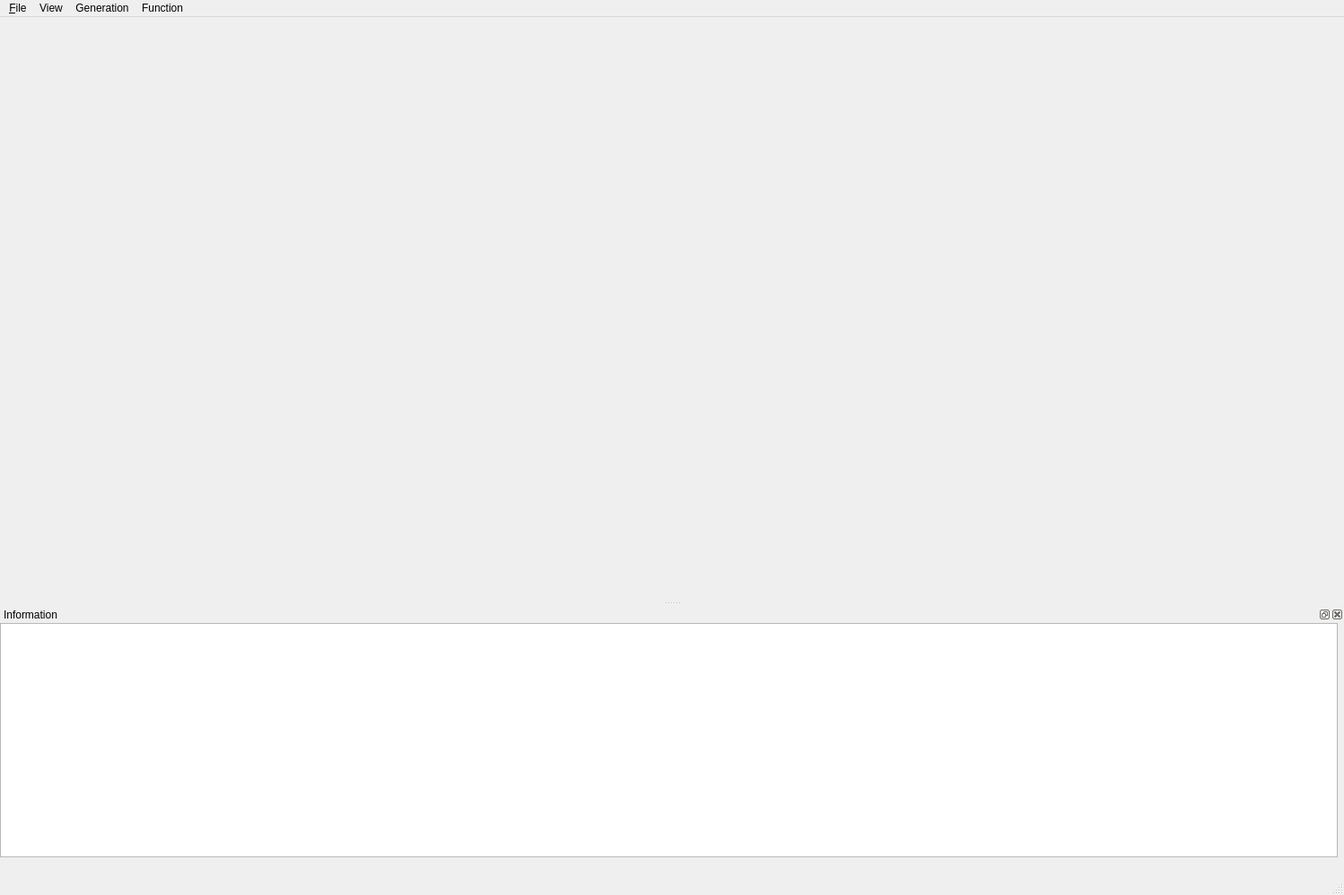
<?xml version="1.0" encoding="UTF-8"?>
<ui version="4.0">
 <class>MainWindow</class>
 <widget class="QMainWindow" name="MainWindow">
  <property name="geometry">
   <rect>
    <x>0</x>
    <y>0</y>
    <width>1498</width>
    <height>997</height>
   </rect>
  </property>
  <property name="sizePolicy">
   <sizepolicy hsizetype="Expanding" vsizetype="Expanding">
    <horstretch>0</horstretch>
    <verstretch>0</verstretch>
   </sizepolicy>
  </property>
  <property name="windowTitle">
   <string>2D Triangulation on 3D Sphere</string>
  </property>
  <widget class="QWidget" name="centralwidget">
   <property name="sizePolicy">
    <sizepolicy hsizetype="Preferred" vsizetype="Preferred">
     <horstretch>0</horstretch>
     <verstretch>0</verstretch>
    </sizepolicy>
   </property>
   <property name="autoFillBackground">
    <bool>true</bool>
   </property>
   <layout class="QHBoxLayout" name="horizontalLayout">
    <item>
     <widget class="glViewer" name="m_glviewer" native="true">
      <property name="sizePolicy">
       <sizepolicy hsizetype="Expanding" vsizetype="Expanding">
        <horstretch>0</horstretch>
        <verstretch>0</verstretch>
       </sizepolicy>
      </property>
      <property name="layoutDirection">
       <enum>Qt::LeftToRight</enum>
      </property>
      <property name="autoFillBackground">
       <bool>false</bool>
      </property>
     </widget>
    </item>
   </layout>
  </widget>
  <widget class="QMenuBar" name="menubar">
   <property name="geometry">
    <rect>
     <x>0</x>
     <y>0</y>
     <width>1498</width>
     <height>23</height>
    </rect>
   </property>
   <widget class="QMenu" name="menu_File">
    <property name="title">
     <string>&amp;File</string>
    </property>
    <addaction name="action_Open"/>
    <addaction name="actionClear"/>
    <addaction name="separator"/>
    <addaction name="action_Quit"/>
   </widget>
   <widget class="QMenu" name="menuGeneration">
    <property name="title">
     <string>Generation</string>
    </property>
    <addaction name="actionPoints"/>
   </widget>
   <widget class="QMenu" name="menuFunction">
    <property name="title">
     <string>Function</string>
    </property>
    <addaction name="actionConvexHull"/>
    <addaction name="actionConvexHull_EE"/>
    <addaction name="actionConvexHull_Jarvis_March"/>
    <addaction name="actionConvexHull_Graham_Scan"/>
    <addaction name="actionConvexHull_Divide_and_Conquer"/>
   </widget>
   <widget class="QMenu" name="menuView">
    <property name="title">
     <string>View</string>
    </property>
   </widget>
   <addaction name="menu_File"/>
   <addaction name="menuView"/>
   <addaction name="menuGeneration"/>
   <addaction name="menuFunction"/>
  </widget>
  <widget class="QDockWidget" name="dockWidget_info">
   <property name="sizePolicy">
    <sizepolicy hsizetype="Expanding" vsizetype="Fixed">
     <horstretch>0</horstretch>
     <verstretch>0</verstretch>
    </sizepolicy>
   </property>
   <property name="minimumSize">
    <size>
     <width>1400</width>
     <height>300</height>
    </size>
   </property>
   <property name="layoutDirection">
    <enum>Qt::LeftToRight</enum>
   </property>
   <property name="autoFillBackground">
    <bool>true</bool>
   </property>
   <property name="windowTitle">
    <string>Information</string>
   </property>
   <attribute name="dockWidgetArea">
    <number>8</number>
   </attribute>
   <widget class="QWidget" name="dockWidgetContents">
    <property name="sizePolicy">
     <sizepolicy hsizetype="Preferred" vsizetype="Preferred">
      <horstretch>0</horstretch>
      <verstretch>0</verstretch>
     </sizepolicy>
    </property>
    <property name="layoutDirection">
     <enum>Qt::LeftToRight</enum>
    </property>
    <property name="autoFillBackground">
     <bool>true</bool>
    </property>
    <widget class="QTextBrowser" name="m_information">
     <property name="geometry">
      <rect>
       <x>0</x>
       <y>0</y>
       <width>1491</width>
       <height>261</height>
      </rect>
     </property>
    </widget>
   </widget>
  </widget>
  <widget class="QStatusBar" name="statusbar"/>
  <action name="action_Quit">
   <property name="text">
    <string>&amp;Quit</string>
   </property>
   <property name="shortcut">
    <string>Ctrl+Q</string>
   </property>
  </action>
  <action name="action_Open">
   <property name="text">
    <string>&amp;Open</string>
   </property>
   <property name="shortcut">
    <string>Ctrl+O</string>
   </property>
  </action>
  <action name="actionPoints">
   <property name="text">
    <string>Points</string>
   </property>
  </action>
  <action name="actionConvexHull">
   <property name="text">
    <string>ConvexHull_EP</string>
   </property>
  </action>
  <action name="actionInformation">
   <property name="checkable">
    <bool>true</bool>
   </property>
   <property name="checked">
    <bool>true</bool>
   </property>
   <property name="text">
    <string>Information</string>
   </property>
  </action>
  <action name="actionRepaint">
   <property name="text">
    <string>Repaint</string>
   </property>
  </action>
  <action name="actionClear">
   <property name="text">
    <string>Clear</string>
   </property>
  </action>
  <action name="actionConvexHull_EE">
   <property name="text">
    <string>ConvexHull_EE</string>
   </property>
  </action>
  <action name="actionConvexHull_Jarvis_March">
   <property name="text">
    <string>ConvexHull_Jarvis_March</string>
   </property>
  </action>
  <action name="actionConvexHull_Graham_Scan">
   <property name="text">
    <string>ConvexHull_Graham_Scan</string>
   </property>
  </action>
  <action name="actionConvexHull_Divide_and_Conquer">
   <property name="text">
    <string>ConvexHull_Divide_and_Conquer</string>
   </property>
  </action>
 </widget>
 <customwidgets>
  <customwidget>
   <class>glViewer</class>
   <extends>QWidget</extends>
   <header>glViewer.h</header>
  </customwidget>
 </customwidgets>
 <resources/>
 <connections/>
</ui>
